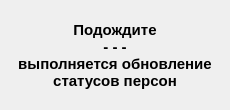
<?xml version="1.0" encoding="UTF-8"?>
<ui version="4.0">
 <class>beep_Guten_Morgen_wnd</class>
 <widget class="QDialog" name="beep_Guten_Morgen_wnd">
  <property name="geometry">
   <rect>
    <x>0</x>
    <y>0</y>
    <width>230</width>
    <height>110</height>
   </rect>
  </property>
  <property name="minimumSize">
   <size>
    <width>230</width>
    <height>110</height>
   </size>
  </property>
  <property name="windowTitle">
   <string>Подождите ...</string>
  </property>
  <layout class="QVBoxLayout" name="verticalLayout">
   <item>
    <widget class="QLabel" name="label">
     <property name="font">
      <font>
       <pointsize>11</pointsize>
       <weight>75</weight>
       <bold>true</bold>
      </font>
     </property>
     <property name="text">
      <string>Подождите
- - -
выполняется обновление 
статусов персон</string>
     </property>
     <property name="alignment">
      <set>Qt::AlignCenter</set>
     </property>
    </widget>
   </item>
  </layout>
 </widget>
 <resources/>
 <connections/>
</ui>
